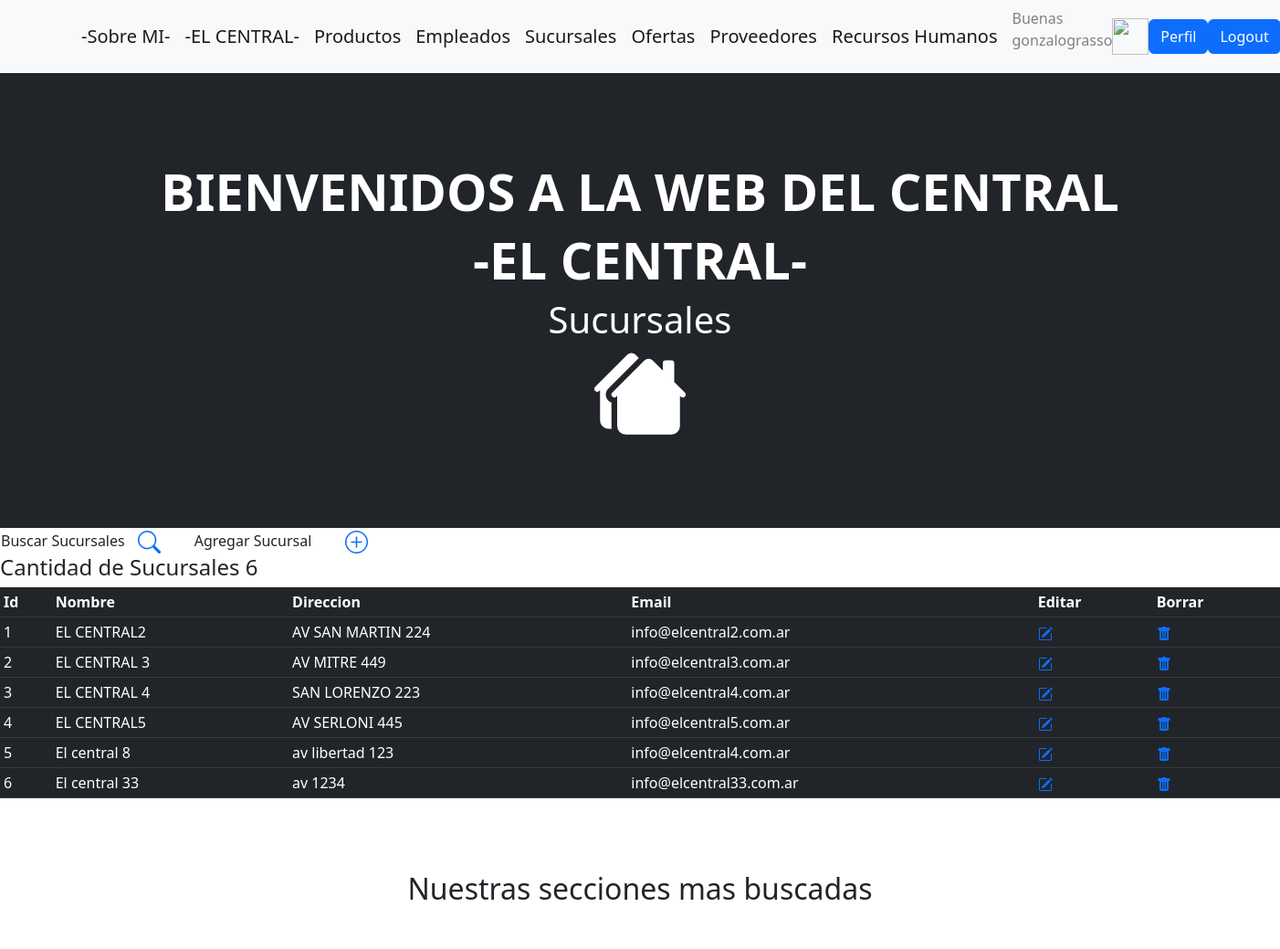
/sucursales/ (signed in, upper part), run on an earlier commit of the app's database.
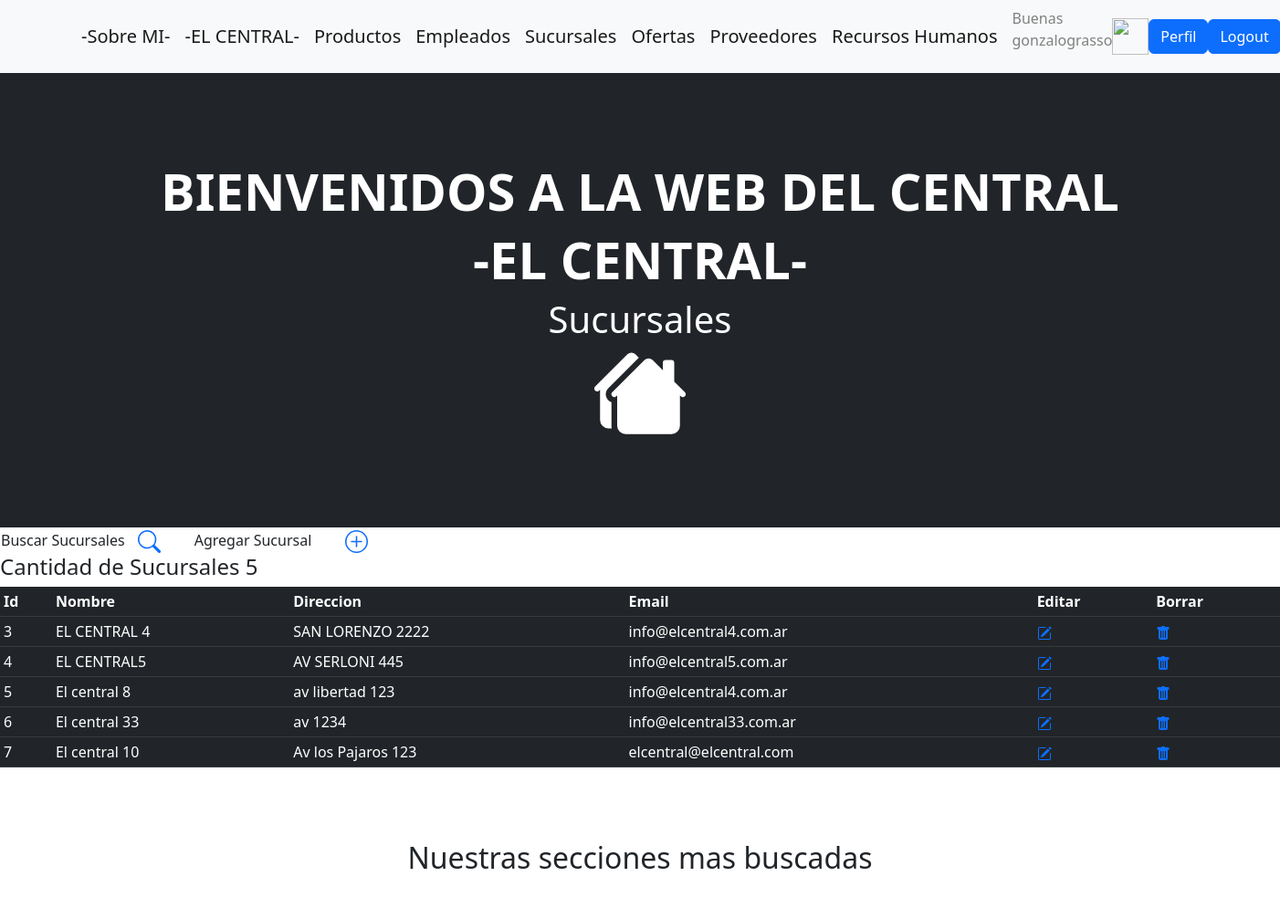
And on a later commit of the database.
### superapp/models.py (models this page shows, shortened)
class Sucursales (models.Model):
    nombre = models.CharField(max_length=60)
    direccion = models.CharField(max_length=60)
    email = models.EmailField()
    class Meta:
        verbose_name = "Sucursal"
        verbose_name_plural = "Sucursales"

### superapp/views.py (the view)
# urls.py: path('sucursales/',sucursales , name ="sucursales"),
@login_required
def sucursales (request):
    contexto3 = {'sucursales': Sucursales.objects.all(),'sucursales1': 'Listado de Sucursales'}
    return render (request, "superapp/sucursales.html",contexto3)

### superapp/templates/superapp/sucursales.html (shortened to what this page needs)
{% extends 'superapp/base.html' %}
{% load static %}
{% block data %}
<h1>Sucursales</h1>
{% endblock data %}
{% block estructura %}
<table>
  <td width="150"><h8>Buscar Sucursales</h8></td>
      <td>
          <a href="{% url 'buscarsucursal' %}">
          </a>
  <td width="200"><h8> <center>Agregar Sucursal</center></h8></td>
      <td>
          <a href="{% url 'create_sucursal' %}">
           </a>
            </td>
</table>
    <h4>Cantidad de Sucursales {{sucursales|length }}</h4>
    <table class="table table-dark table-sm">
        <thead>
            <tr>
               <th>Id</th>
               <th>Nombre</th>
               <th>Direccion</th>
               <th>Email</th>
               <th>Editar</th>
               <th>Borrar</th>
            </tr>
        </thead>
        <tbody>
    {% for s in sucursales %}
            <tr>
               <td>{{s.id}}</td>
               <td>{{s.nombre}}</td>
               <td>{{s.direccion}}</td>
               <td>{{s.email}}</td>
               <td>
                <a href="{% url 'update_sucursal' s.id %}">
                </a>
                </td>
                <td>
                 <a href="{% url 'delete_sucursal' s.id %}">
                </a>
                </td>
            </tr>
    {% endfor %}
        </tbody>
   </table>
{% endblock estructura %}

What changed in the data, as far as the page shows it:
removed Sucursales: id "1", nombre "EL CENTRAL2", direccion "AV SAN MARTIN 224", email "info@elcentral2.com.ar"
removed Sucursales: id "2", nombre "EL CENTRAL 3", direccion "AV MITRE 449", email "info@elcentral3.com.ar"
changed Sucursales "EL CENTRAL 4": direccion "SAN LORENZO 223" → "SAN LORENZO 2222"
added Sucursales: id "7", nombre "El central 10", direccion "Av los Pajaros 123", email "elcentral@elcentral.com"
Also different on the page:
{{ sucursales|length }}: "6" → "5"
